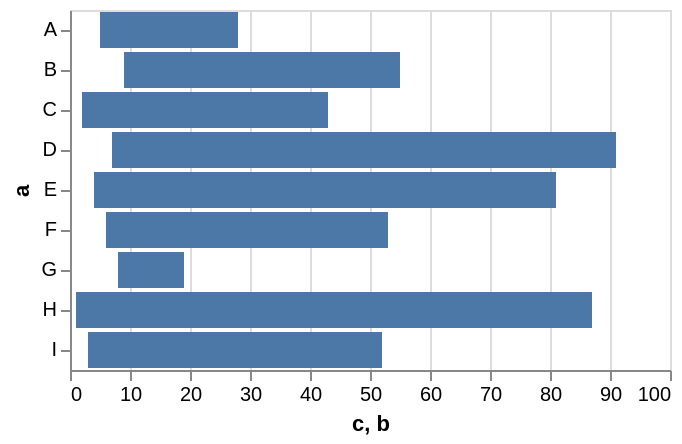

Describe this chart as a Vega-Lite specification.
### Vega-Lite specification from a JSON file in a GitHub repository (floating-point values rounded to 4 significant figures)
{"data": {"values": [{"a": "A", "b": 28, "c": 5, "g": "x"}, {"a": "B", "b": 55, "c": 9, "g": "y"}, {"a": "C", "b": 43, "c": 2, "g": "x"}, {"a": "D", "b": 91, "c": 7, "g": "y"}, {"a": "E", "b": 81, "c": 4, "g": "x"}, {"a": "F", "b": 53, "c": 6, "g": "y"}, {"a": "G", "b": 19, "c": 8, "g": "x"}, {"a": "H", "b": 87, "c": 1, "g": "y"}, {"a": "I", "b": 52, "c": 3, "g": "x"}]}, "mark": "bar", "encoding": {"y": {"field": "a", "type": "nominal"}, "x": {"field": "c", "type": "quantitative"}, "x2": {"field": "b"}}}
